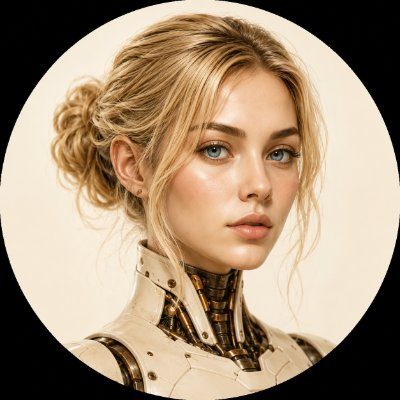
#> input picture assets/source-robot.png, 400 x 400 px
$ python generate_neofetch.py
#> lines starting #> are read from the running program, lines starting #| are printed output that depends on the picture; after the words box and inside, x2 and y2 are one past the last pixel; in counts of white or black regions, pixels touching at a corner belong together
#!/usr/bin/env python3
"""Generate true ASCII (character) neofetch profile cards for sudopimp.

Not a pixel mosaic — luminance is mapped to ASCII glyphs (like neofetch /
jeantimex/neofetch-profile). Outputs dark/light SVG + PNG.

Requires: pillow, cairosvg
  pip install pillow cairosvg

Usage:
  python scripts/generate_neofetch.py
  python scripts/generate_neofetch.py --cols 48 --rows 28
"""

from __future__ import annotations

import argparse
import html
import json
from datetime import datetime, timezone
from pathlib import Path

from PIL import Image, ImageDraw, ImageEnhance, ImageFilter, ImageOps

ROOT = Path(__file__).resolve().parents[1]
DEFAULT_SRC = ROOT / "assets" / "source-robot.png"
if not DEFAULT_SRC.exists():
    DEFAULT_SRC = ROOT / "assets" / "github-avatar.png"

# Light → dense charset (neofetch-profile style family)
ASCII_CHARS = " `.-\':_,^=;><+!rc*/z?sLTv)J7(|Fi{C}fI31tlu[neoZ5Yxjya]2ESwqkP6h9d4VpOGbUAKXHm8RD#$Bg0MNWQ%&@"

THEMES = {
    "dark": {
        "bg": "#0d1117",
        "title": "#e8c468",
        "line": "#6b5a45",
        "key": [
            "#e8c468",
            "#f0883e",
            "#3fb950",
            "#58a6ff",
            "#d2a8ff",
            "#f0883e",
            "#3fb950",
            "#58a6ff",
            "#e8c468",
            "#d2a8ff",
        ],
        "value": "#e6edf3",
        "muted": "#8b7355",
        "link": "#58a6ff",
        "dim": "#484f58",
        "stroke": "#30363d",
        "shadow": "#010409",
    },
    "light": {
        "bg": "#ffffff",
        "title": "#9a6700",
        "line": "#bf8700",
        "key": [
            "#9a6700",
            "#bc4c00",
            "#1a7f37",
            "#0969da",
            "#8250df",
            "#bc4c00",
            "#1a7f37",
            "#0969da",
            "#9a6700",
            "#8250df",
        ],
        "value": "#1f2328",
        "muted": "#8c959f",
        "link": "#0969da",
        "dim": "#afb8c1",
        "stroke": "#d0d7de",
        "shadow": "#d0d7de",
    },
}


def esc(s) -> str:
    return html.escape(str(s))


def rgb_hex(c) -> str:
    return f"#{int(c[0]):02x}{int(c[1]):02x}{int(c[2]):02x}"


def prep_for_ascii(path: Path, size: int = 480) -> Image.Image:
#> called with size = 480
    im = Image.open(path).convert("RGBA")
#> im is the input picture: PIL image 400x400 RGBA; mean R, G, B, A 163.5, 141.8, 117.6, 255
    w, h = im.size
#> w = 400; h = 400
    px = im.load()
    for y in range(h):
        for x in range(w):
            r, g, b, a = px[x, y]
            if r < 12 and g < 12 and b < 12:
                px[x, y] = (0, 0, 0, 0)
    bb = im.getbbox()
#> bb = (0, 0, 400, 400)
    if bb:
        im = im.crop(bb)
    w, h = im.size
    m = int(min(w, h) * 0.05)
#> m = 20
    im = im.crop((m, int(m * 0.6), w - m, h - m))
#> im: PIL image 360x368 RGBA
    s = max(im.size)
#> s = 368
    canvas = Image.new("RGBA", (s, s), (0, 0, 0, 0))
#> canvas: PIL image 368x368 RGBA; every value is 0
    canvas.paste(im, ((s - im.size[0]) // 2, (s - im.size[1]) // 2), im)
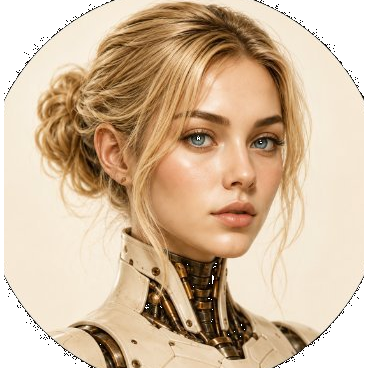
#> canvas: PIL image 368x368 RGBA; mean R, G, B, A 178.5, 153.7, 126.4, 222.4; transparent parts drawn white
    mask = Image.new("L", (s, s), 0)
#> mask: PIL image 368x368 L; every value is 0
    ImageDraw.Draw(mask).ellipse([2, 2, s - 3, s - 3], fill=255)
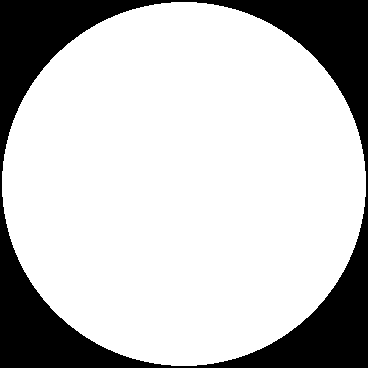
#> mask: PIL image 368x368 L; 76.8% white; 1 black region, box (x1, y1, x2, y2) and area: (0, 0, 368, 368) 31396
    rgb = Image.new("RGB", (s, s), (13, 17, 23))
    rgb.paste(canvas.convert("RGB"), mask=canvas.split()[-1])
    rgb = ImageOps.autocontrast(rgb, cutoff=1)
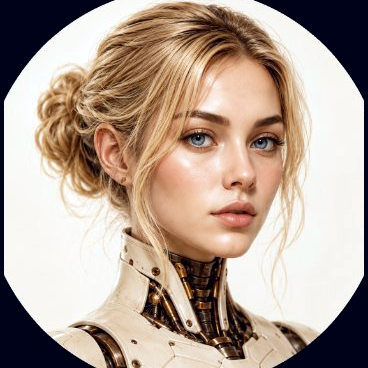
#> rgb: PIL image 368x368 RGB; mean R, G, B 178.6, 160, 147.4
    rgb = ImageEnhance.Contrast(rgb).enhance(1.55)
    rgb = ImageEnhance.Color(rgb).enhance(1.15)
    rgb = ImageEnhance.Sharpness(rgb).enhance(2.0)
    rgb = rgb.filter(ImageFilter.UnsharpMask(radius=1.5, percent=160, threshold=2))
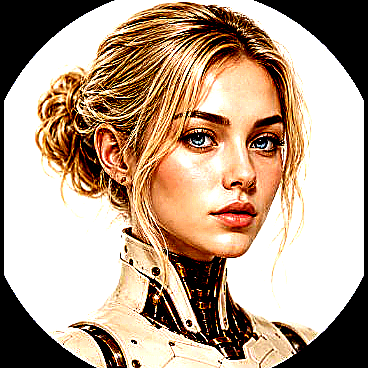
#> rgb: PIL image 368x368 RGB; mean R, G, B 183.7, 159.5, 138.6
    out = rgb.convert("RGBA")
    out.putalpha(mask)
    return out.resize((size, size), Image.Resampling.LANCZOS)
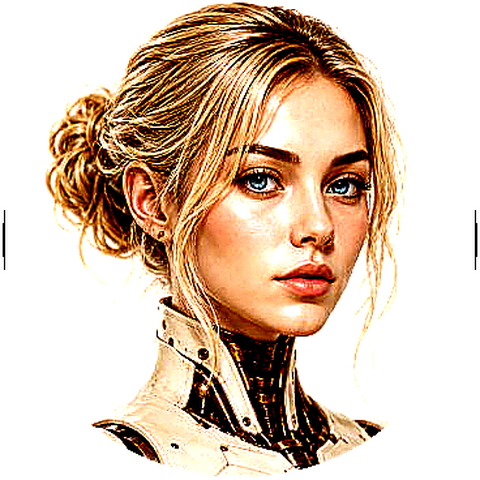
#> returned value: PIL image 480x480 RGBA; mean R, G, B, A 161.8, 138.6, 118.5, 195.9; transparent parts drawn white


def image_to_ascii(
    im: Image.Image,
    cols: int = 48,
    rows: int = 28,
    colored: bool = True,
    contrast: float = 1.4,
) -> list:
    """Map each sample pixel to one ASCII character (+ optional color)."""
#> called with cols = 48, rows = 28, colored = True, contrast = 1.4
    charset = ASCII_CHARS
    bg = Image.new("RGBA", im.size, (13, 17, 23, 255))
    composed = Image.alpha_composite(bg, im.convert("RGBA"))
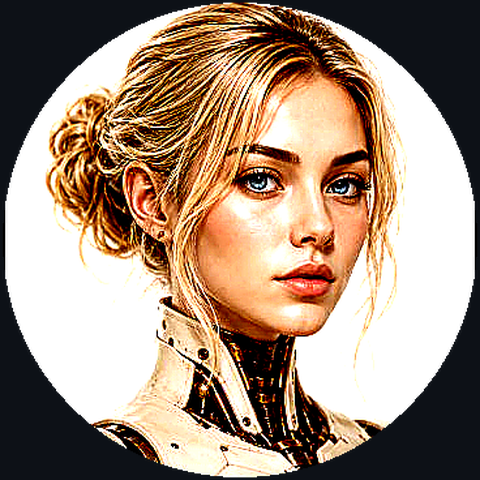
#> composed: PIL image 480x480 RGBA; mean R, G, B, A 162, 139.8, 121.2, 255
    small = composed.convert("RGB").resize((cols, rows), Image.Resampling.LANCZOS)
    alpha = im.split()[-1].resize((cols, rows), Image.Resampling.BILINEAR)
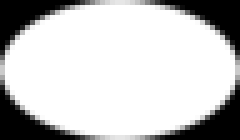
#> alpha: PIL image 48x28 L (shown 5 times larger); min 0, max 255, mean 196.4
    arr = small.load()
    ap = alpha.load()

    total, n = 0.0, 0
    for y in range(rows):
        for x in range(cols):
            if ap[x, y] < 128:
                continue
            r, g, b = arr[x, y]
            total += 0.299 * r + 0.587 * g + 0.114 * b
            n += 1
#> after the loop, n = 1036; total = 185780.4
    avg = total / n if n else 128
#> avg = 179.3
    should_invert = avg < 100
#> should_invert = False

    lines = []
    for y in range(rows):
        row = []
        for x in range(cols):
            if ap[x, y] < 100:
                row.append((" ", None))
                continue
            r, g, b = arr[x, y]
            if r < 22 and g < 26 and b < 32:
                row.append((" ", None))
                continue
            luma = 0.299 * r + 0.587 * g + 0.114 * b
            adj = (luma - 128) * contrast + 128
            adj = max(0, min(255, adj))
            if should_invert:
                adj = 255 - adj
            dens = 255 - adj  # dark features → denser glyphs
            idx = int(dens / 255 * (len(charset) - 1))
            ch = charset[idx]
            row.append((ch, rgb_hex((r, g, b)) if colored else None))
        lines.append(row)
#> after the loop, lines = 28 items
    return lines


def uptime_str() -> str:
    created = datetime(2026, 7, 7, tzinfo=timezone.utc)
    now = datetime.now(timezone.utc)
    d = now - created
    years, rem = divmod(d.days, 365)
    months, days = divmod(rem, 30)
    return f"{years} years, {months} months, {days} days"


def info_rows() -> list:
    return [
        ("section", "sudopimp@github"),
        ("field", "Name", "Fernando Lazzarin"),
        ("field", "Location", "Mendoza, Argentina"),
        ("field", "Created", "2026-07-07"),
        ("field", "Uptime", uptime_str()),
        ("field", "Company", ">_WAITDEAD"),
        ("blank",),
        ("field", "Languages", "Rust, Python"),
        ("field", "CLI", "Claude Code"),
        ("field", "Focus", "Humanoid robotics, AI agents"),
        ("blank",),
        ("field", "Hobbies.Music", "Singing, Lyrics, Producing"),
        ("field", "Hobbies.Games", "Videogames"),
        ("blank",),
        ("section", "Contact"),
        ("field", "Email", "fernando@waitdead.com"),
        ("field", "GitHub", "github.com/sudopimp"),
        ("field", "X", "@sudopimp"),
        ("field", "LinkedIn", "linkedin.com/in/fernando-lazzarin"),
    ]


def build_svg(theme_name: str, ascii_lines: list, info: list) -> tuple[str, int, int]:
    t = THEMES[theme_name]
    font_size = 13
    char_w = 7.4
    line_h = 14.8
    pad = 20
    gap = 28

    rows = len(ascii_lines)
    cols = len(ascii_lines[0]) if rows else 0
    art_w = cols * char_w
    art_h = rows * line_h

    def flen(k, v):
        return 2 + len(k) + 2 + 3 + 1 + len(v)

    max_info = 50
    for item in info:
        if item[0] == "field":
            max_info = max(max_info, flen(item[1], item[2]) + 2)
        if item[0] == "section":
            max_info = max(max_info, len(item[1]) + 22)
    mono_w = 7.9
    info_w = max_info * mono_w
    info_lh = 16.2

    n_lines = sum(1 for i in info if i[0] != "blank")
    n_blank = sum(1 for i in info if i[0] == "blank")
    info_h = n_lines * info_lh + n_blank * info_lh * 0.45 + 6

    content_h = max(art_h, info_h)
    width = int(pad * 2 + art_w + gap + info_w + 4)
    height = int(pad * 2 + content_h + 4)

    ax0 = pad
    ay0 = pad + line_h * 0.85 + max(0, (content_h - art_h) / 2)

    art_texts = []
    for yi, row in enumerate(ascii_lines):
        y = ay0 + yi * line_h
        parts = []
        i = 0
        while i < len(row):
            ch, col = row[i]
            j = i + 1
            while j < len(row) and row[j][1] == col:
                j += 1
            text = "".join(row[k][0] for k in range(i, j))
            fill = col if col else t["bg"]
            parts.append((text, fill if not all(c == " " for c in text) else t["bg"]))
            i = j
        tspans = []
        for idx, (text, fill) in enumerate(parts):
            if idx == 0:
                tspans.append(
                    f'<tspan x="{ax0:.1f}" y="{y:.1f}" fill="{fill}">{esc(text)}</tspan>'
                )
            else:
                tspans.append(f'<tspan fill="{fill}">{esc(text)}</tspan>')
        art_texts.append(
            f'<text font-size="{font_size}" '
            f'font-family="ui-monospace,SFMono-Regular,Menlo,Monaco,Consolas,monospace">'
            + "".join(tspans)
            + "</text>"
        )

    ix0 = pad + art_w + gap
    iy = (
        pad + (content_h - info_h) / 2 + info_lh * 0.85
        if content_h > info_h
        else pad + info_lh
    )
    info_texts = []
    key_i = 0
    for item in info:
        if item[0] == "blank":
            iy += info_lh * 0.45
            continue
        if item[0] == "section":
            title = item[1]
            dash = "-" * max(14, max_info - len(title) - 2)
            info_texts.append(
                f'<text x="{ix0:.1f}" y="{iy:.1f}" font-size="{font_size}" '
                f'font-family="ui-monospace,SFMono-Regular,Menlo,Monaco,Consolas,monospace">'
                f'<tspan fill="{t["title"]}" font-weight="700">{esc(title)}</tspan>'
                f'<tspan fill="{t["line"]}"> {esc(dash)}</tspan></text>'
            )
            iy += info_lh
            key_i = 0
            continue
        _, key, value = item
        kc = t["key"][key_i % len(t["key"])]
        key_i += 1
        prefix, colon = ". ", ": "
        fixed = len(prefix) + len(key) + len(colon) + len(value)
        dots = "." * max(3, max_info - fixed)
        vc = t["link"] if key in ("GitHub", "LinkedIn", "Email", "X") else t["value"]
        info_texts.append(
            f'<text x="{ix0:.1f}" y="{iy:.1f}" font-size="{font_size}" '
            f'font-family="ui-monospace,SFMono-Regular,Menlo,Monaco,Consolas,monospace">'
            f'<tspan fill="{t["dim"]}">{esc(prefix)}</tspan>'
            f'<tspan fill="{kc}">{esc(key)}</tspan>'
            f'<tspan fill="{t["dim"]}">{esc(colon)}</tspan>'
            f'<tspan fill="{t["muted"]}">{esc(dots)}</tspan>'
            f'<tspan fill="{vc}"> {esc(value)}</tspan></text>'
        )
        iy += info_lh

    pal = ["#f85149", "#f0883e", "#e8c468", "#3fb950", "#58a6ff", "#d2a8ff", "#e6edf3", "#8b949e"]
    if theme_name == "light":
        pal = ["#cf222e", "#bc4c00", "#9a6700", "#1a7f37", "#0969da", "#8250df", "#1f2328", "#656d76"]
    sw = 11
    pal_y = ay0 + art_h - line_h * 0.2 + 8
    height = int(max(height, pal_y + 28 + pad))
    pal_x0 = ax0 + max(0, (art_w - len(pal) * sw * 1.35) / 2)
    pal_rects = [
        f'<rect x="{pal_x0 + i * sw * 1.35:.1f}" y="{pal_y:.1f}" width="{sw}" height="{sw}" rx="2" fill="{c}"/>'
        for i, c in enumerate(pal)
    ]

    svg = f'''<?xml version="1.0" encoding="UTF-8"?>
<svg xmlns="http://www.w3.org/2000/svg" width="{width}" height="{height}" viewBox="0 0 {width} {height}" role="img" aria-label="sudopimp@github neofetch ASCII">
  <title>sudopimp@github — Fernando Lazzarin (ASCII neofetch)</title>
  <defs>
    <filter id="soft" x="-3%" y="-3%" width="106%" height="106%">
      <feDropShadow dx="0" dy="2" stdDeviation="3" flood-color="{t["shadow"]}" flood-opacity="0.35"/>
    </filter>
    <clipPath id="r"><rect width="{width}" height="{height}" rx="12" ry="12"/></clipPath>
  </defs>
  <g clip-path="url(#r)" filter="url(#soft)">
    <rect width="{width}" height="{height}" fill="{t["bg"]}"/>
    <rect x="0.5" y="0.5" width="{width-1}" height="{height-1}" rx="12" ry="12" fill="none" stroke="{t["stroke"]}" stroke-width="1"/>
    <g id="ascii">{"".join(art_texts)}</g>
    <g id="palette">{"".join(pal_rects)}</g>
    <g id="info">{"".join(info_texts)}</g>
  </g>
</svg>
'''
    return svg, width, height


# [118 lines left out: function write_neofetch_json, not called in this run]


def main() -> None:
    parser = argparse.ArgumentParser(description="Generate true ASCII neofetch cards")
    parser.add_argument("--source", type=Path, default=DEFAULT_SRC)
    parser.add_argument("--cols", type=int, default=48)
    parser.add_argument("--rows", type=int, default=28)
    parser.add_argument("--out", type=Path, default=ROOT)
    args = parser.parse_args()

    try:
        import cairosvg
    except ImportError as e:
        raise SystemExit("cairosvg required: pip install cairosvg") from e

    im = prep_for_ascii(args.source, 480)
    (args.out / "assets").mkdir(exist_ok=True)
    im.save(args.out / "assets" / "robot-ascii.png", "PNG", optimize=True)

    lines = image_to_ascii(im, cols=args.cols, rows=args.rows, colored=True)
#> lines = 28 items
    plain = "\n".join("".join(c for c, _ in row) for row in lines)
    (args.out / "ascii-art.txt").write_text(plain + "\n")

    info = info_rows()
    for theme in ("dark", "light"):
        svg, w, h = build_svg(theme, lines, info)
        svg_path = args.out / f"neofetch-{theme}.svg"
        png_path = args.out / f"neofetch-{theme}.png"
        svg_path.write_text(svg, encoding="utf-8")
        cairosvg.svg2png(url=str(svg_path), write_to=str(png_path), output_width=1200)
        print(f"{theme}: {w}x{h} ASCII {args.cols}x{args.rows} -> {png_path.name}")
#> this loop made 1 pass
#> (rows in build_svg, cols in build_svg, art_w in build_svg, art_h in build_svg, content_h in build_svg, width in build_svg, height in build_svg, ay0 in build_svg) on pass 1: (28, 48, 355.2, 414.4, 414.4, 830, 500, 32.58)

    write_neofetch_json(args.out)
    print("wrote neofetch.json + ascii-art.txt")


if __name__ == "__main__":
    main()
#> (the call stopped at in main, `cairosvg.svg2png(url=str(svg_path), write_to=str(png_path), output_wid..`: cairosvg is not available in this run)

$ run again, with assets/ascii-source.png copied over assets/source-robot.png
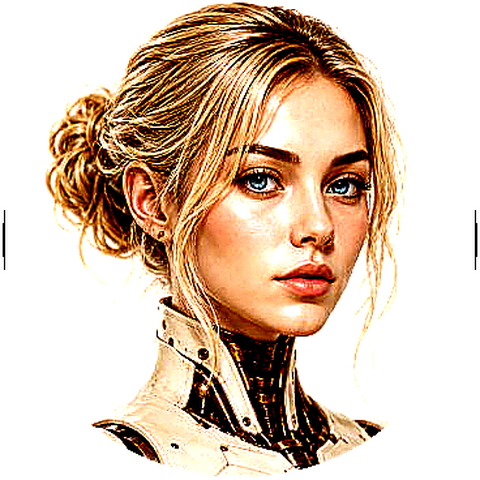
#> input picture assets/ascii-source.png, 480 x 480 px
#> in prep_for_ascii, im is the input picture: PIL image 480x480 RGBA; mean R, G, B, A 161.8, 138.6, 118.5, 195.9
#> bb = (2, 0, 478, 480)
#> in prep_for_ascii, `ImageDraw.Draw(mask).ellipse([2, 2, s - 3, s - 3], fill=255)`:
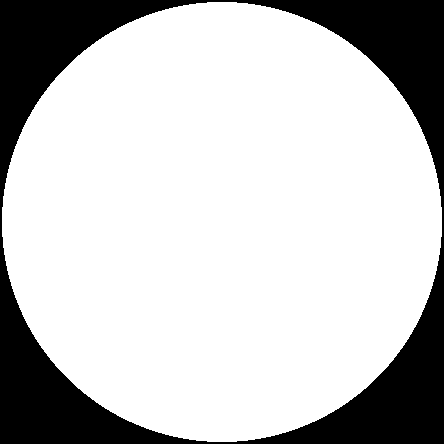
#> mask: PIL image 444x444 L; 77.1% white; 1 black region, box (x1, y1, x2, y2) and area: (0, 0, 444, 444) 45156
#> in image_to_ascii, `small = composed.convert("RGB").resize((cols, rows), Image.Resampling...`:
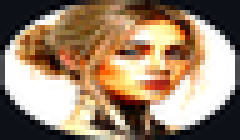
#> small: PIL image 48x28 RGB (shown 5 times larger); mean R, G, B 156.4, 132, 108
#> after the loop in image_to_ascii, `for y in range(rows):`: n = 1040; total = 176400.1
#> avg = 169.6
#> should_invert = False
#> after the loop in image_to_ascii, `for y in range(rows):`: lines = 28 items
#> the loop in main, `for theme in ("dark", "light"):` made 1 pass
#> (rows in build_svg, cols in build_svg, art_w in build_svg, art_h in build_svg, content_h in build_svg, width in build_svg, height in build_svg, ay0 in build_svg) on pass 1: (28, 48, 355.2, 414.4, 414.4, 830, 500, 32.58)

$ run again, with assets/fernando-ascii.png copied over assets/source-robot.png
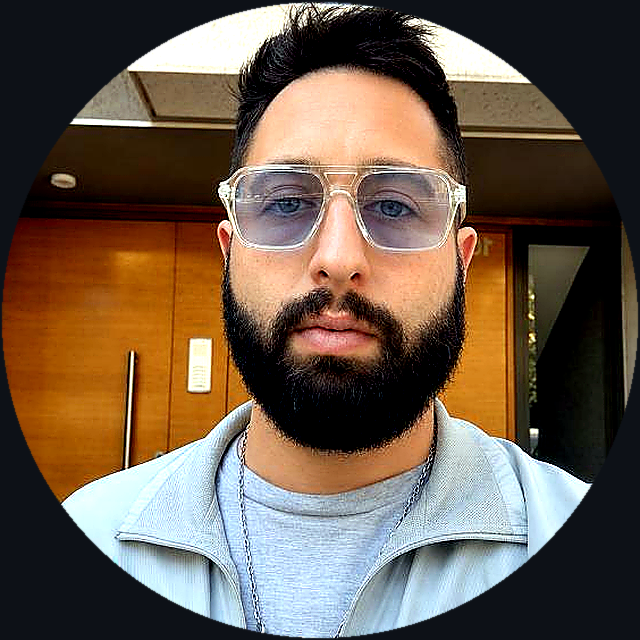
#> input picture assets/fernando-ascii.png, 640 x 640 px
#> bb = (0, 0, 640, 640)
#> in prep_for_ascii, `ImageDraw.Draw(mask).ellipse([2, 2, s - 3, s - 3], fill=255)`:
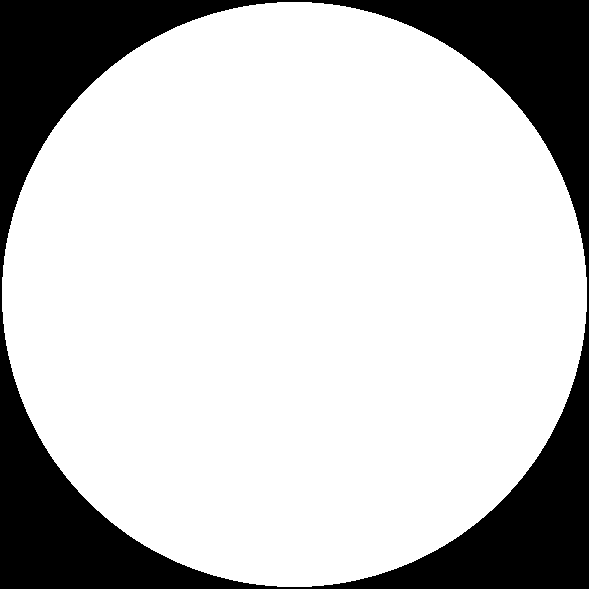
#> mask: PIL image 589x589 L; 77.4% white; 1 black region, box (x1, y1, x2, y2) and area: (0, 0, 589, 589) 78232
#> in image_to_ascii, `alpha = im.split()[-1].resize((cols, rows), Image.Resampling.BILINEAR)`:
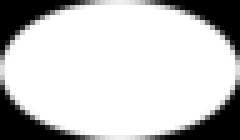
#> alpha: PIL image 48x28 L (shown 5 times larger); min 0, max 255, mean 198
#> after the loop in image_to_ascii, `for y in range(rows):`: n = 1048; total = 118927.8
#> avg = 113.5
#> should_invert = False
#> after the loop in image_to_ascii, `for y in range(rows):`: lines = 28 items
#> the loop in main, `for theme in ("dark", "light"):` made 1 pass
#> (rows in build_svg, cols in build_svg, art_w in build_svg, art_h in build_svg, content_h in build_svg, width in build_svg, height in build_svg, ay0 in build_svg) on pass 1: (28, 48, 355.2, 414.4, 414.4, 830, 500, 32.58)

$ run again, with assets/fernando-circle.png copied over assets/source-robot.png
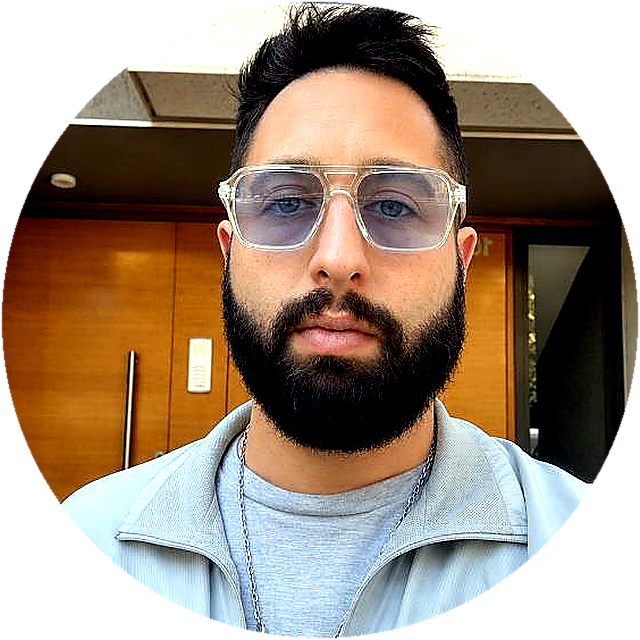
#> input picture assets/fernando-circle.png, 640 x 640 px
#> in prep_for_ascii, im is the input picture: PIL image 640x640 RGBA; mean R, G, B, A 141.9, 125.5, 108.2, 197.7
#> bb = (0, 0, 640, 640)
#> in image_to_ascii, `alpha = im.split()[-1].resize((cols, rows), Image.Resampling.BILINEAR)`:
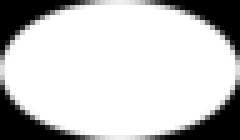
#> alpha: PIL image 48x28 L (shown 5 times larger); min 0, max 255, mean 198
#> after the loop in image_to_ascii, `for y in range(rows):`: n = 1048; total = 119209.9
#> avg = 113.7
#> should_invert = False
#> after the loop in image_to_ascii, `for y in range(rows):`: lines = 28 items
#> the loop in main, `for theme in ("dark", "light"):` made 1 pass
#> (rows in build_svg, cols in build_svg, art_w in build_svg, art_h in build_svg, content_h in build_svg, width in build_svg, height in build_svg, ay0 in build_svg) on pass 1: (28, 48, 355.2, 414.4, 414.4, 830, 500, 32.58)
